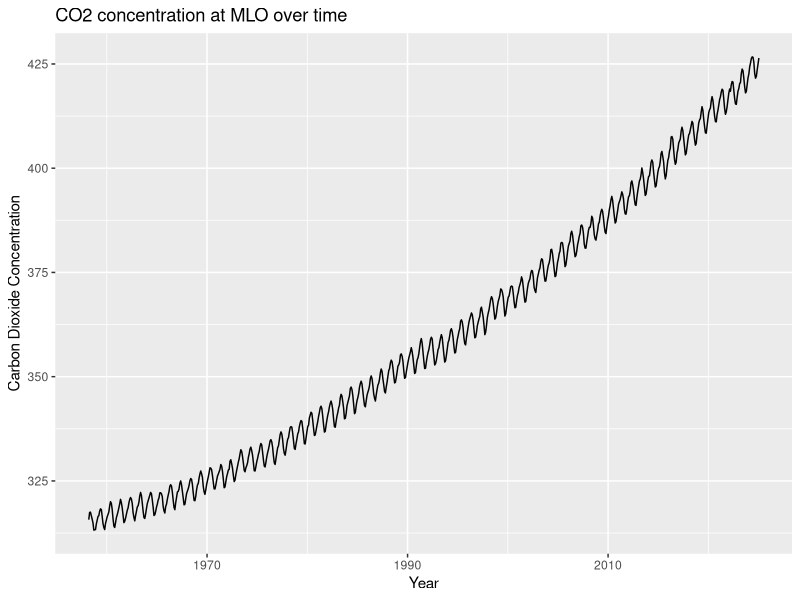

The R source for this figure:
## ---- chunk 1
#| label: load-packages-and-data

#load packages
library("dplyr")
library("ggplot2")

#load data
mlo_data <- read.csv("data/monthly_in_situ_co2_mlo_cleaned.csv")
## ---- chunk 2
#\ label: plot-co2

#make the plot
mlo_data %>%
  filter(CO2>0) %>%
  ggplot(aes(x=Date.1,
             y=CO2)) +
  geom_line()+
  labs(title = "CO2 concentration at MLO over time",
       x = "Year",
       y = "Carbon Dioxide Concentration")
